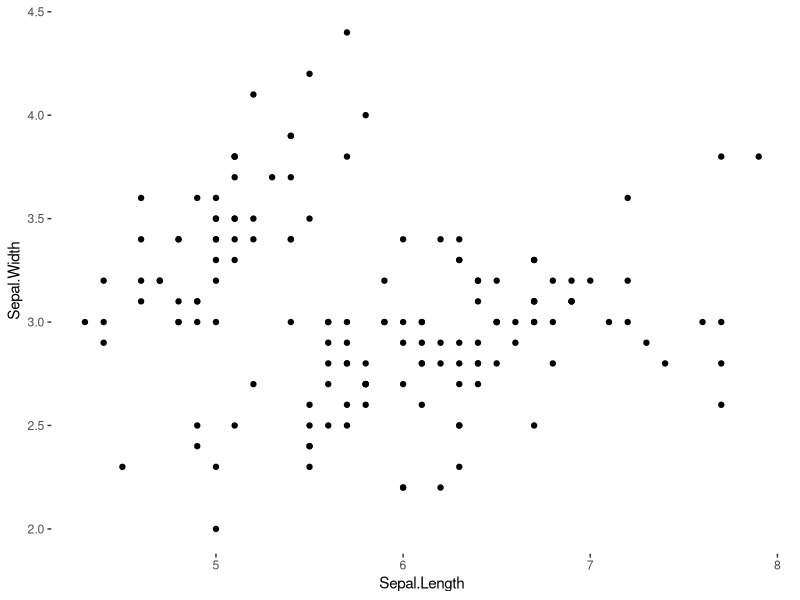
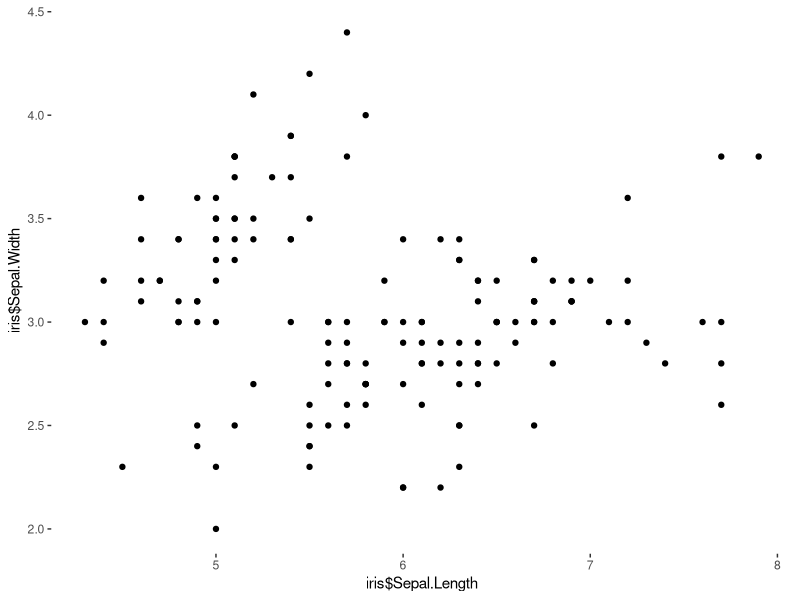
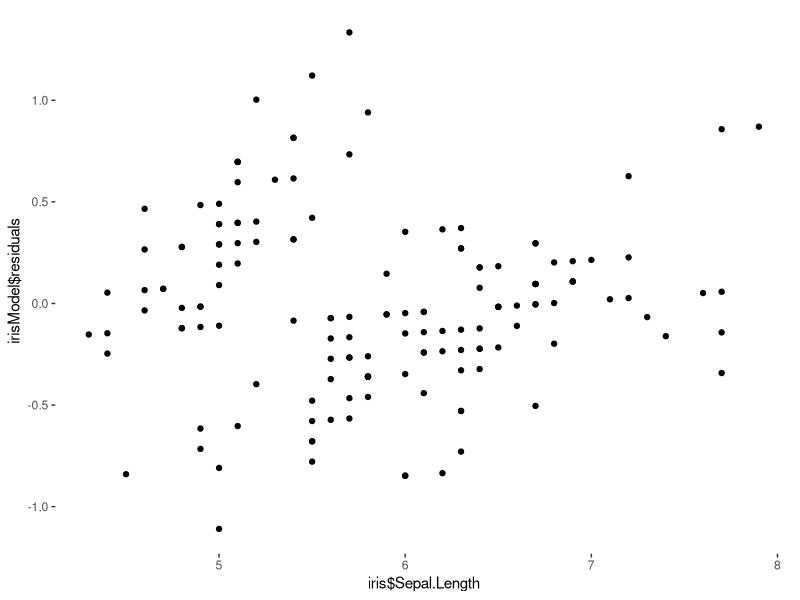

These charts were generated, in order, by the following R code:
## ---- chunk 1
###########################################################################
################# DON'T DELETE THIS PART!!!!!##############################
###########################################################################
                                                                          #
knitr::opts_chunk$set(echo = TRUE, message = FALSE, warning = FALSE)      #
                                                                          #
library(tidyverse)           #The tidyverse has all of our data tools     #
library(ggthemes)            #ggthemes makes our graphs look nicer        #
                                                                          # 
theme_set(                                #this sets the theme for all    #
  theme_tufte() +                         #plots that we make             #
  theme(text=element_text(family="sans"))                                 #
  )                                                                       #
                                                                          #
                                                                          #
                                                                          #
### Below is where you read and store your data.                          #
                                                                          #
youShouldRenameThis <- read_csv("death penalty data.csv")
                                                                          #
                                                                          #
                                                                          #
############# ^ ################################# ^ #######################
############# | ## DON'T DELETE THIS PART!!!!!### | #######################
############# | ################################# | #######################
## ---- chunk 2

iris %>% head

## ---- chunk 3

#First, always look at scatterplot!


qplot(Sepal.Length, Sepal.Width, data=iris)
## ---- chunk 4

#expect it to be small, close to zero

cor(iris$Sepal.Length, iris$Sepal.Width)

## ---- chunk 5
#use lm

irisModel <- lm(Sepal.Width ~ Sepal.Length, data=iris)

summary(irisModel)

## ---- chunk 6

# for resid plot, x is original x data, y is resids in lm data

qplot(iris$Sepal.Length, iris$Sepal.Width)

qplot(iris$Sepal.Length, irisModel$residuals)

## ---- chunk 7
summary(irisModel)
